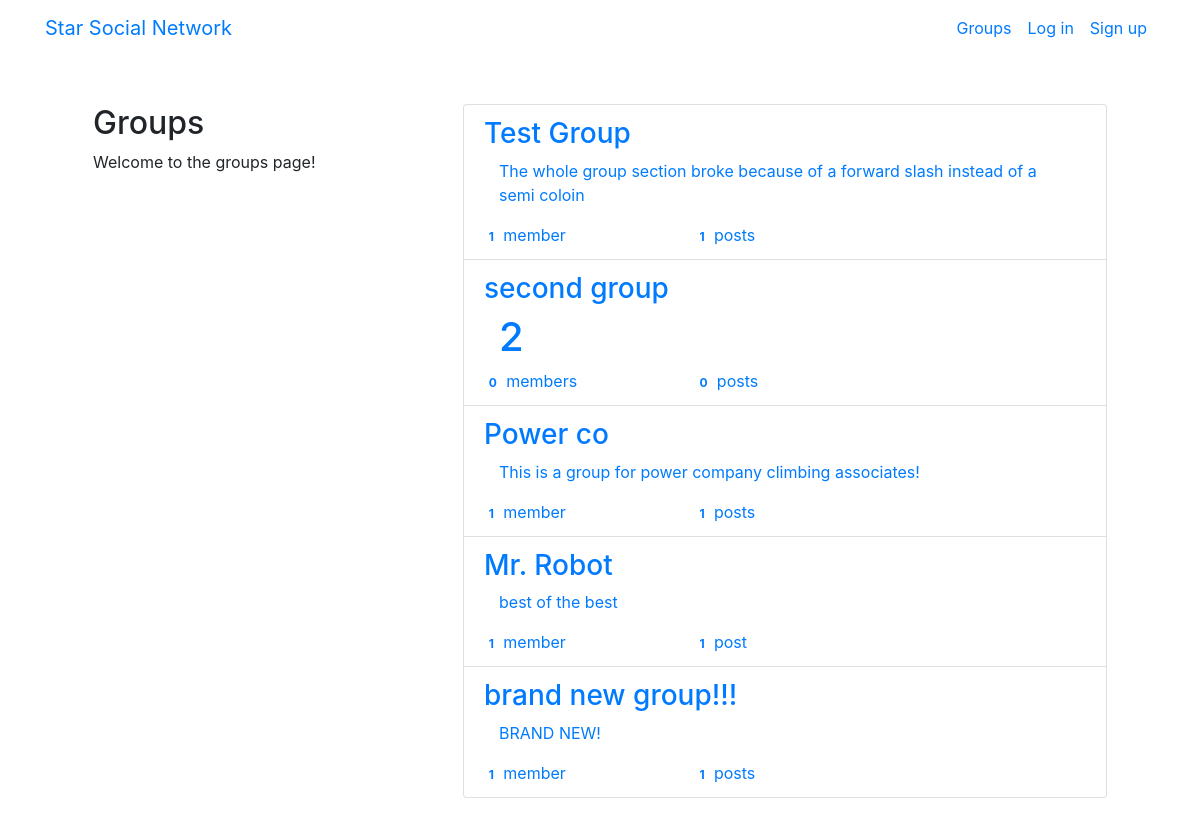
Page /groups/ on the earlier database version.
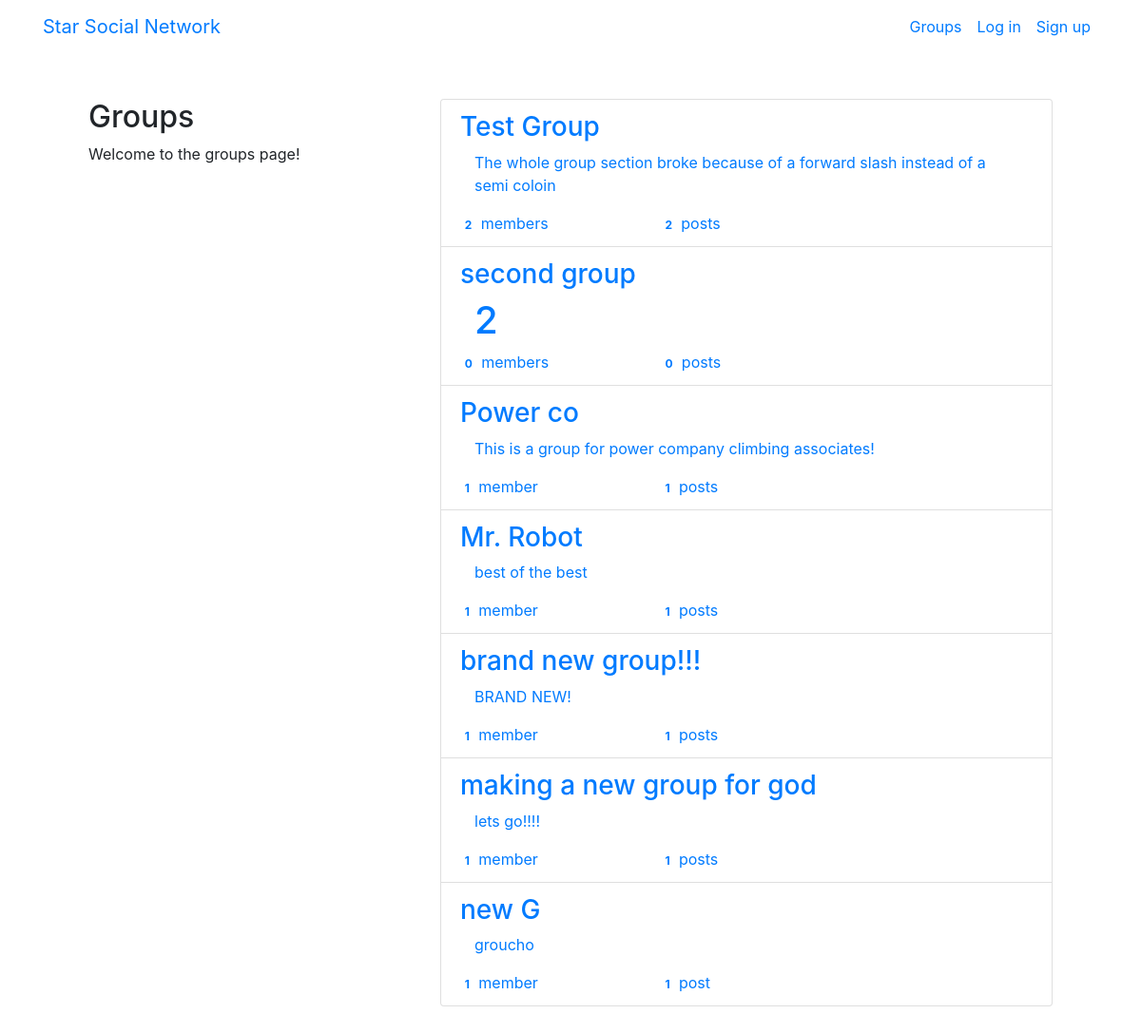
Same page on the later database version.
### groups/models.py (models this page shows, shortened)
class Group(models.Model):
    name = models.CharField(max_length=255,unique=True)
    slug = models.SlugField(allow_unicode = True,unique=True)
    description = models.TextField(blank=True, default='')
    description_html = models.TextField(editable=False, default='',blank= True)
    members = models.ManyToManyField(User,through='GroupMember')

### groups/views.py (the view)
# urls.py: path('', views.ListGroups.as_view(), name="all"),
class ListGroups(generic.ListView):
    model = Group

### groups/templates/groups/group_list.html (shortened to what this page needs)
{% extends "groups/group_base.html" %}
{% block pregroup %}
<div class ="col-md-4 p-5">
    <div class ="content">
         <h2>Groups</h2>
         <p>Welcome to the groups page!</p>
    </div>
</div>
{% endblock %}
{% block group_content %}
<div class= "col-md-8 p-5">
    <div class ="list-group">
      {% for group in object_list %}
      <a class ="list-group-item" href="{% url 'groups:single' slug=group.slug %}">
          <h3 class="title list-group-item-heading">{{group.name}}</h3>
          <div class="list-group-item-text container-fluid">
            {{group.description_html|safe}}
          </div>
          <div class="row">
              <div class="col-md-4">
                <span class ="badge">{{group.members.count}}</span>
                member{{group.members.count|pluralize}}
              </div>
              <div class="col-md-4">
                <span class ="badge">{{group.members.count}}</span>
                post{{group.posts.count|pluralize}}
              </div>
          </div>
      </a>
     {% endfor %}
    </div>
</div>
{% endblock %}

Differences in the rows shown:
computed for Group "Test Group": members.count "1" → "2"
added Group: name "making a new group for god", description_html "lets go!!!!", members.count "1"
added Group: name "new G", description_html "groucho", members.count "1"
